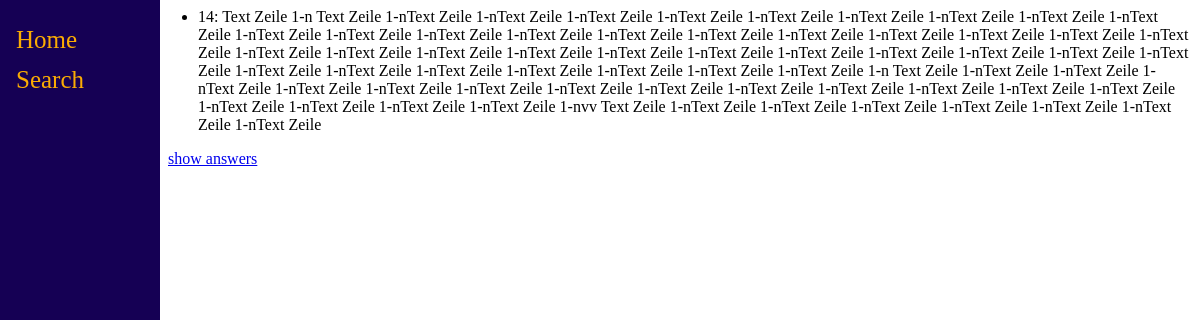
/exgen/14/exercise, run on the app's committed database.
### exgen/models.py (models this page shows, shortened)
class Exercise(models.Model):
    title = models.CharField(verbose_name="Title", max_length=50, blank=True, null=False)
    text = models.TextField(verbose_name="Aufgabentext")
    text_type = models.CharField(verbose_name="Texttype", max_length=15, choices=TEXT_TYPE_CHOICES, default=MARKDOWN)
    comment = models.TextField(verbose_name="Comment", blank=True)
    published = models.BooleanField(default=False)
    date_created = models.DateTimeField(auto_now_add=True)
    date_modified = models.DateTimeField(auto_now=True)
    creator = models.ForeignKey(User, related_name='exercises', on_delete=models.SET_NULL, blank=True, null=True,
                                verbose_name="Ersteller")
    dependency = models.ManyToManyField('self', through='ExerciseDependency', through_fields=('child', 'parent'),
                                        symmetrical=False, blank=True, verbose_name="Abhängig von")
    category = models.ManyToManyField('Category', through='ExerciseCategory', verbose_name="Kategorien")
    def get_all_parent_dependencies(self):
        even_dependencies = []
        higher_dependencies = []
        for d in self.children.all():
            parent_dependencies = d.parent.get_all_parent_dependencies()
            if d.hierarchy == 'higher':
                higher_dependencies.extend(parent_dependencies)
            else:
                even_dependencies.extend(parent_dependencies)
        dependencies = []
        if higher_dependencies:
            dependencies.append(tuple(higher_dependencies))
        dependencies.extend(even_dependencies)
        dependencies.append(self)
        return list(dict.fromkeys(tuple(dependencies)))
    def get_all_parent_dependencies_correctly_nested(self):
        def reverse_nesting(nested_list, nesting_level=0):
            new_list = []
            deep_list = []
            if not (isinstance(nested_list, list) or isinstance(nested_list, tuple)):
                return nesting_level + 1, nested_list
            for elem in nested_list:
                if isinstance(elem, list) or isinstance(elem, tuple):
                    nesting_level, result_list = reverse_nesting(elem, nesting_level)
                    new_list.extend(result_list)
                else:
                    deep_list.append(elem)
            temp = new_list
            for _ in range(nesting_level - 1):
                temp = temp[-1]
            if nesting_level == 0:
                temp.extend(deep_list)
            else:
                temp.append(deep_list)
            return nesting_level + 1, new_list
        parent_dependencies = self.get_all_parent_dependencies()
        _, reverse_nested_dependencies = reverse_nesting(parent_dependencies)
        return reverse_nested_dependencies

### exgen/views/example_views.py (the view)
# urls.py: path('<int:pk>/exercise', views.ExerciseBottomUpView.as_view(), name='bottom_up'),
class ExerciseBottomUpView(generic.ListView):
    template_name = 'exgen/exercise_list.html'
    context_object_name = 'context'
    def get_queryset(self):
        return {'exercise_dependencies': Exercise.objects.get(pk=self.kwargs['pk']).get_all_parent_dependencies_correctly_nested(),
                'show_answers': False,
                'exercise_id': self.kwargs['pk']}

### exgen/templates/exgen/exercise_list.html (shortened to what this page needs)
{% extends "exgen/base.html" %}
{% block content %}
    {% if context.exercise_dependencies %}
        {% if context.show_answers %}
            <ul>
                    {% include 'exgen/nested_answer_list.html' with nested_list=context.exercise_dependencies %}
            </ul>
            <a href="{% url 'exgen:bottom_up' context.exercise_id %}">hide answers</a>
        {% else %}
            <ul>
                {% include 'exgen/nested_list.html' with nested_list=context.exercise_dependencies %}
            </ul>
            <a href="{% url 'exgen:answer_bottom_up' context.exercise_id %}">show answers</a>
        {% endif %}
    {% else %}
        <p>No exercise with this id.</p>
    {% endif %}
{% endblock %}

### exgen/templates/exgen/base.html (shortened to what this page needs)
<html>
<head>
</head>
<body>
	<div class="sidebar">
		<a href="{% url 'exgen:index' %}">Home</a>
		<a href="{% url 'exgen:exercise_search' %}">Search</a>
	</div>
	<div class="main">
	{% block content %}
	{% endblock %}
	</div>
</body>
</html>

### exgen/templates/exgen/nested_list.html
{% for child in nested_list %}
    {% if child|length %}
        <ul>
            {% include 'exgen/nested_list.html' with nested_list=child %}
        </ul>
    {% else %}
        <li>
            {{ child.id }}: {{ child.text }}
        </li>
    {% endif %}
{% endfor %}

### exgen/templates/exgen/base.html (style rules this page uses)
.sidebar { height:100%; width:160px; position: fixed; z-index:1; top:0; left:0; background-color:#150054; overflow-x: :hidden; padding-top:20px; }
.sidebar a { padding:6px 8px 6px 16px; text-decoration: none; font-size:25px; color: #FBAC03; display:block; }
.main { margin-left:160px; padding: 0; }
.main ul { padding-left: 30px; }

### data on the page
Exercise: id "14", text "Text Zeile 1-n Text Zeile 1-nText Zeile 1-nText Zeile 1-nText Zeile 1-nText Zeile 1-nText Zeile 1-nText Zeile 1-nText Zeile 1-nText Zeile 1-nText Zeile 1-nText Zeile 1-nText Zeile 1-nText Zeile 1-nText Zeile 1-nText Zeile 1-nText Zeile 1-nText Zeile 1-nText Zeile 1-nText Zeile 1-nText Zeile 1-nText Zeile 1-nText Zeile 1-nText Zeile 1-nText Zeile 1-nText Zeile 1-nText Zeile 1-nText Zeile 1-nText Zeile 1-nText Zeile 1-nText Zeile 1-nText Zeile 1-nText Zeile 1-nText Zeile 1-nText Zeile 1-nText Zeile 1-nText Zeile 1-nText Zeile 1-nText Zeile 1-nText Zeile 1-n Text Zeile 1-nText Zeile 1-nText Zeile 1-nText Zeile 1-nText Zeile 1-nText Zeile 1-nText Zeile 1-nText Zeile 1-nText Zeile 1-nText Zeile…"
